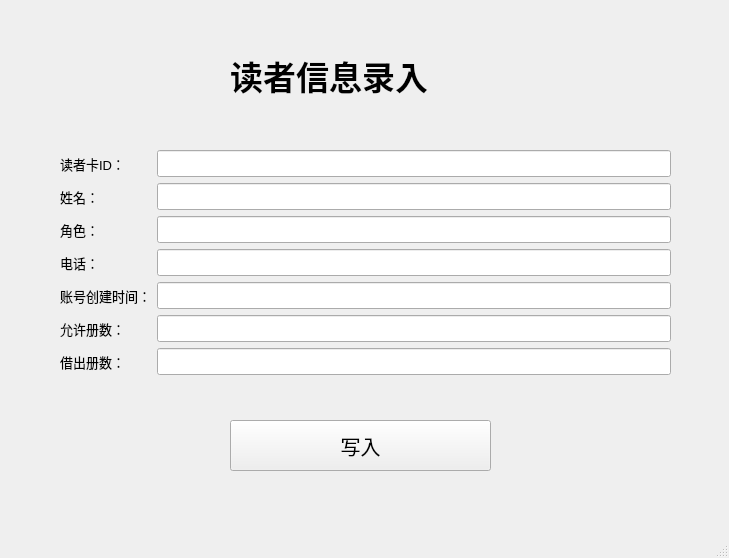
<?xml version="1.0" encoding="UTF-8"?>
<ui version="4.0">
 <class>MainWindow</class>
 <widget class="QMainWindow" name="MainWindow">
  <property name="geometry">
   <rect>
    <x>0</x>
    <y>0</y>
    <width>729</width>
    <height>558</height>
   </rect>
  </property>
  <property name="windowTitle">
   <string>MainWindow</string>
  </property>
  <widget class="QWidget" name="centralwidget">
   <widget class="QLabel" name="label_8">
    <property name="geometry">
     <rect>
      <x>230</x>
      <y>40</y>
      <width>271</width>
      <height>71</height>
     </rect>
    </property>
    <property name="font">
     <font>
      <family>微软雅黑</family>
      <pointsize>25</pointsize>
      <weight>75</weight>
      <bold>true</bold>
     </font>
    </property>
    <property name="text">
     <string>读者信息录入</string>
    </property>
   </widget>
   <widget class="QPushButton" name="pushButton">
    <property name="geometry">
     <rect>
      <x>230</x>
      <y>420</y>
      <width>261</width>
      <height>51</height>
     </rect>
    </property>
    <property name="font">
     <font>
      <family>黑体</family>
      <pointsize>15</pointsize>
     </font>
    </property>
    <property name="text">
     <string>写入</string>
    </property>
   </widget>
   <widget class="QWidget" name="">
    <property name="geometry">
     <rect>
      <x>60</x>
      <y>150</y>
      <width>611</width>
      <height>231</height>
     </rect>
    </property>
    <layout class="QFormLayout" name="formLayout">
     <item row="0" column="0">
      <layout class="QVBoxLayout" name="verticalLayout">
       <item>
        <widget class="QLabel" name="label">
         <property name="font">
          <font>
           <pointsize>10</pointsize>
          </font>
         </property>
         <property name="text">
          <string>读者卡ID：</string>
         </property>
        </widget>
       </item>
       <item>
        <widget class="QLabel" name="label_2">
         <property name="font">
          <font>
           <pointsize>10</pointsize>
          </font>
         </property>
         <property name="text">
          <string>姓名：</string>
         </property>
        </widget>
       </item>
       <item>
        <widget class="QLabel" name="label_3">
         <property name="font">
          <font>
           <pointsize>10</pointsize>
          </font>
         </property>
         <property name="text">
          <string>角色：</string>
         </property>
        </widget>
       </item>
       <item>
        <widget class="QLabel" name="label_4">
         <property name="font">
          <font>
           <pointsize>10</pointsize>
          </font>
         </property>
         <property name="text">
          <string>电话：</string>
         </property>
        </widget>
       </item>
       <item>
        <widget class="QLabel" name="label_5">
         <property name="font">
          <font>
           <pointsize>10</pointsize>
          </font>
         </property>
         <property name="text">
          <string>账号创建时间：</string>
         </property>
        </widget>
       </item>
       <item>
        <widget class="QLabel" name="label_6">
         <property name="font">
          <font>
           <pointsize>10</pointsize>
          </font>
         </property>
         <property name="text">
          <string>允许册数：</string>
         </property>
        </widget>
       </item>
       <item>
        <widget class="QLabel" name="label_7">
         <property name="font">
          <font>
           <pointsize>10</pointsize>
          </font>
         </property>
         <property name="text">
          <string>借出册数：</string>
         </property>
        </widget>
       </item>
      </layout>
     </item>
     <item row="0" column="1">
      <layout class="QVBoxLayout" name="verticalLayout_2">
       <item>
        <widget class="QLineEdit" name="lineEdit">
         <property name="font">
          <font>
           <pointsize>12</pointsize>
          </font>
         </property>
        </widget>
       </item>
       <item>
        <widget class="QLineEdit" name="lineEdit_2">
         <property name="font">
          <font>
           <pointsize>12</pointsize>
          </font>
         </property>
        </widget>
       </item>
       <item>
        <widget class="QLineEdit" name="lineEdit_3">
         <property name="font">
          <font>
           <pointsize>12</pointsize>
          </font>
         </property>
        </widget>
       </item>
       <item>
        <widget class="QLineEdit" name="lineEdit_4">
         <property name="font">
          <font>
           <pointsize>12</pointsize>
          </font>
         </property>
        </widget>
       </item>
       <item>
        <widget class="QLineEdit" name="lineEdit_5">
         <property name="font">
          <font>
           <pointsize>12</pointsize>
          </font>
         </property>
        </widget>
       </item>
       <item>
        <widget class="QLineEdit" name="lineEdit_6">
         <property name="font">
          <font>
           <pointsize>12</pointsize>
          </font>
         </property>
        </widget>
       </item>
       <item>
        <widget class="QLineEdit" name="lineEdit_7">
         <property name="font">
          <font>
           <pointsize>12</pointsize>
          </font>
         </property>
        </widget>
       </item>
      </layout>
     </item>
    </layout>
   </widget>
  </widget>
  <widget class="QMenuBar" name="menubar">
   <property name="geometry">
    <rect>
     <x>0</x>
     <y>0</y>
     <width>729</width>
     <height>26</height>
    </rect>
   </property>
  </widget>
  <widget class="QStatusBar" name="statusbar"/>
 </widget>
 <resources/>
 <connections/>
</ui>
